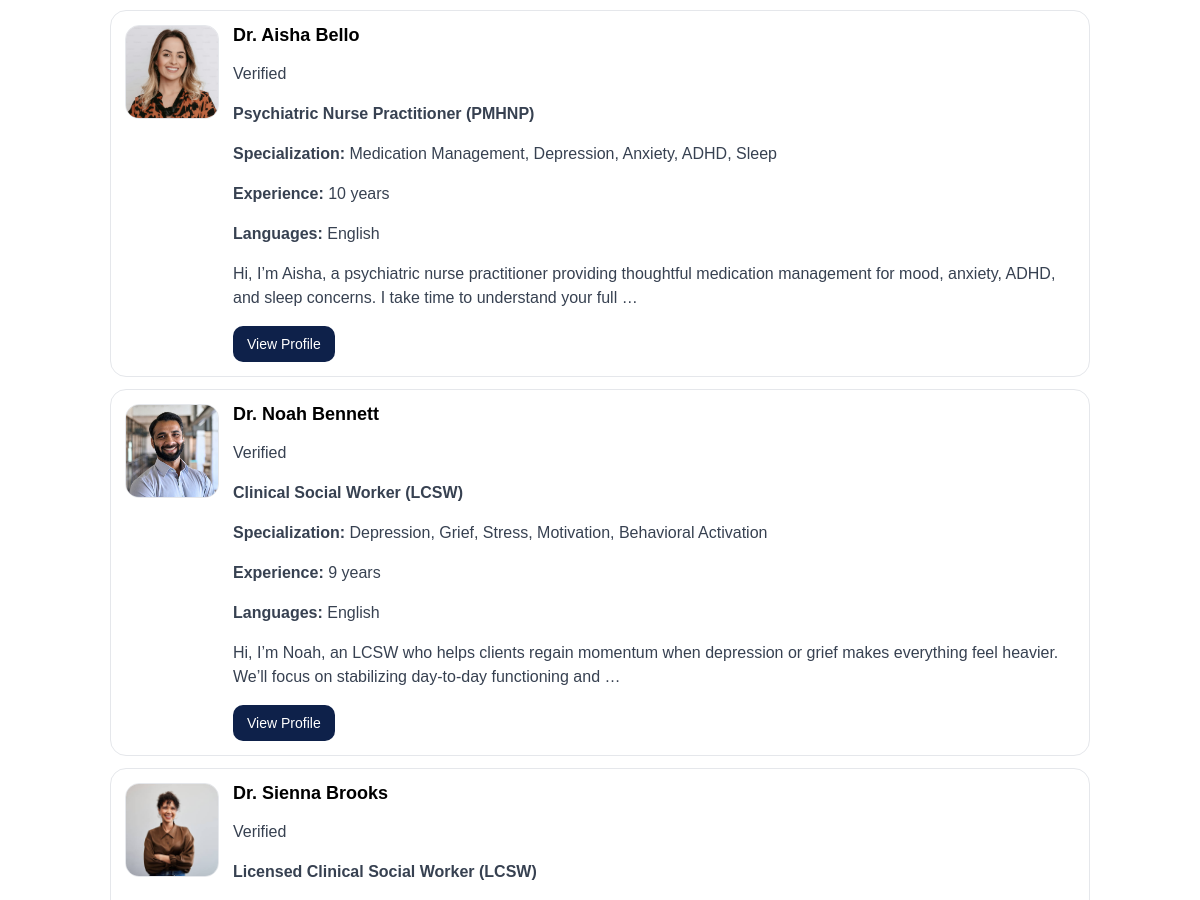
The page /providers/ (middle part) on the database as committed earlier.
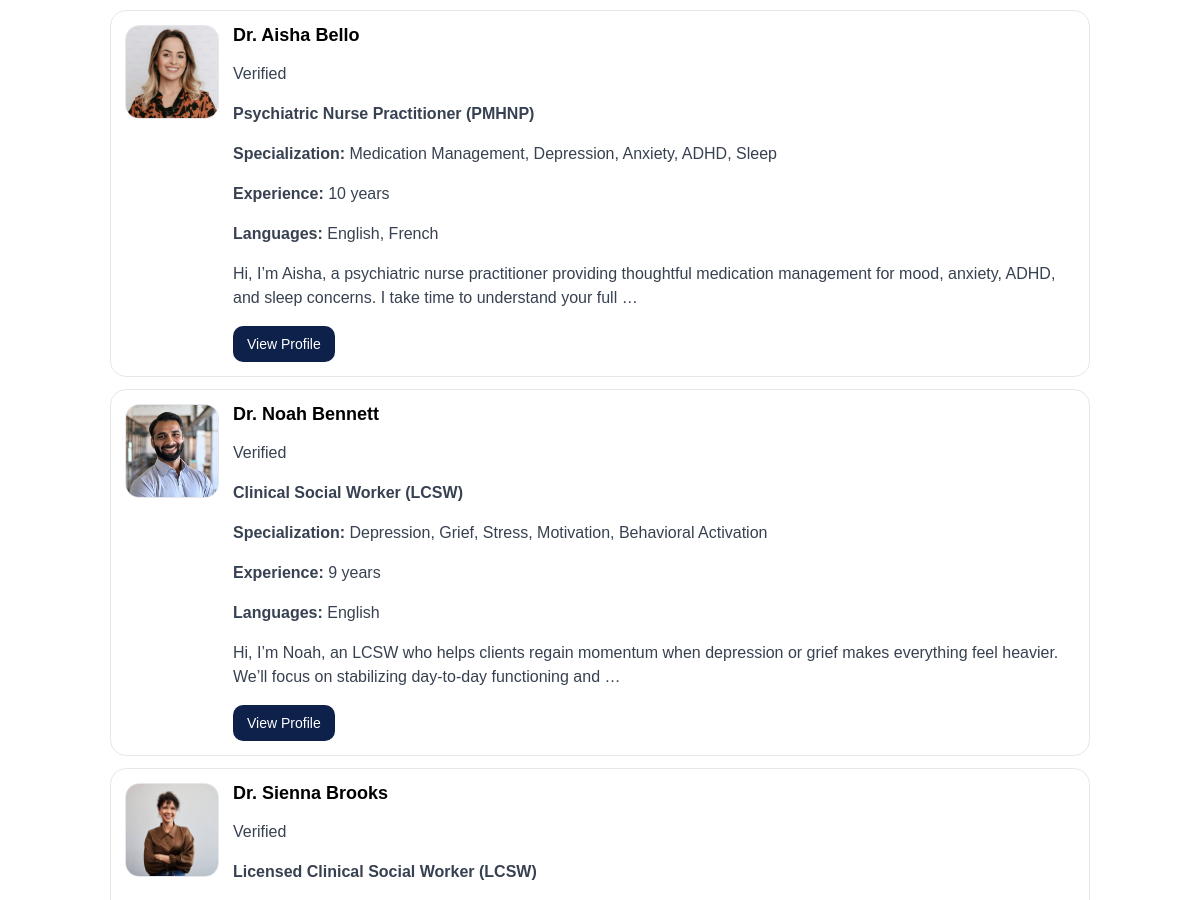
The same page on the database as committed later.
### mindwell/models.py (models this page shows, shortened)
class HealthProvider(models.Model):
    user = models.ForeignKey(User, on_delete=models.CASCADE, null=True)
    first_name = models.TextField(blank=True)
    last_name = models.TextField(blank=True)
    email = models.TextField(blank=True)
    gender = models.CharField(max_length=10, choices=[
        ('male', 'Male'),
        ('female', 'Female'),
        ('other', 'Other'),
    ], blank=True)
    occupation = models.TextField(blank=True)
    address = models.TextField(blank=True)
    specialization = models.TextField(blank=True)
    experience_years = models.IntegerField(default=0)
    languages = models.TextField(blank=True)
    profile_img = models.ImageField(blank=True, null=True)
    bio = models.TextField(blank=True)
    verified = models.BooleanField(default=True)
    join_date = models.DateTimeField(auto_now_add=True)

### mindwell/views.py (the view, shortened to what this page needs)
# urls.py: path('providers/', ProviderListView.as_view(), name='provider_list'),
class ProviderListView(ListView):
    model = HealthProvider
    template_name = 'mindwell/provider_list.html'
    context_object_name = 'providers'
    def get_queryset(self):
        queryset = HealthProvider.objects.filter()
        specialization = self.request.GET.get('specialization', '')
        language = self.request.GET.get('language', '')
        search = self.request.GET.get('search', '')
        if specialization:
            queryset = queryset.filter(specialization__icontains=specialization)
        if language:
            queryset = queryset.filter(languages__icontains=language)
        return queryset.order_by('last_name', 'first_name')
    def get_context_data(self, **kwargs):
        context = super().get_context_data(**kwargs)
        context['specialization'] = self.request.GET.get('specialization', '')
        context['language'] = self.request.GET.get('language', '')
        context['search'] = self.request.GET.get('search', '')
        return context

### mindwell/templates/mindwell/provider_list.html (shortened to what this page needs)
{% extends "mindwell/base.html" %} {% block content %}
{% if providers %}
<div>
  {% for provider in providers %}
  <div class="provider-card">
    {% if provider.profile_img %}
    <img
      src="{{ provider.profile_img.url }}"
      alt="{{ provider.first_name }} {{ provider.last_name }}"
      class="provider-img"
    />
    {% endif %}
    <div class="provider-content">
      <h3>Dr. {{ provider.first_name }} {{ provider.last_name }}</h3
      >
      {% if provider.verified %}
      <p>Verified</p>
      {% else %}
      <p> Not Verified </p>
      {% endif %}
      <p><strong>{{ provider.occupation }}</strong></p>
      <p><strong>Specialization:</strong> {{ provider.specialization }}</p>
      <p><strong>Experience:</strong> {{ provider.experience_years }} years</p>
      <p><strong>Languages:</strong> {{ provider.languages }}</p>
      {% if provider.bio %}
      <p>{{ provider.bio|truncatewords:25 }}</p>
      {% endif %}
      <a href="{% url 'provider_detail' provider.pk %}"
        ><button>View Profile</button></a
      >
    </div>
  </div>
  {% endfor %}
</div>
{% else %}
<div class="alert">
  <p
    >No results found.</p >
</div>
{% endif %}
{% endblock content %}

Rows that differ between the two databases and show on the page:
changed HealthProvider "Aisha": languages "English" → "English, French"
